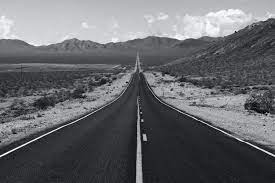
#> input picture Image.jpeg, 275 x 183 px
$ python main.py
#> lines starting #> are read from the running program, lines starting #| are printed output that depends on the picture
from math import *
import matplotlib.pyplot as plt
import numpy as np
from PIL import Image


# f((x+h,y)−f(x−h,y))/2h

def xAbl(imgarr):
    return_val = []
    for y in range(len(imgarr)):
        row = [imgarr[y][1] / 2]
        for x in range(1, len(imgarr[y]) - 1):
            row.append((imgarr[y][x + 1] - imgarr[y][x - 1]) / 2)

        row.append(-(imgarr[y][len(imgarr[y]) - 2] / 2))
        return_val.append(row)
#> this loop made 183 passes
#> after the loop, return_val = 183 items

    return np.asarray(return_val)
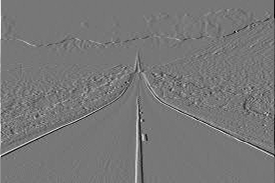
#> returned value: shape (183, 275) float64; min -107.5, max 122, mean 0; drawn with min black and max white


def yAbl(imgarr):
    return_val = [[]]

    for y in range(1, len(imgarr) - 1):
        row = []
        for x in range(0, len(imgarr[0])):
            row.append((imgarr[y - 1][x] - imgarr[y + 1][x]) / 2)
        return_val.append(row)
#> after the loop, return_val = 182 items

    row = []

    for x in range(0, len(imgarr[0])):
        return_val[0].insert(0, imgarr[1][x] / 2)
        row.append(imgarr[len(imgarr) - 2][x] / 2)
#> after the loop, row = 275 values, max 92 at index 138, min 12 at index 134, mean 20.13
    return_val.append(row)

    return np.asarray(return_val)
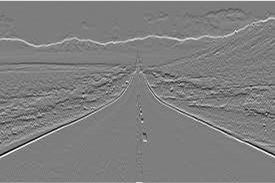
#> returned value: shape (183, 275) float64; min -116.5, max 118.5, mean 1.4; drawn with min black and max white


def xyAbl(imgarr):
    return_val = []

    xabl = xAbl(imgarr)
#> the loop in xAbl (call 2), `for y in range(len(imgarr)):` made 183 passes
    yabl = yAbl(imgarr)

    for y in range(len(imgarr)):
        return_val.append([])
        for x in range(1, len(imgarr[y]) - 1):
            return_val[y].append(sqrt((xabl[y][x] ** 2) + (yabl[y][x] ** 2)))
#> after the loop, return_val = 183 items

    return return_val


image = Image.open("Image.jpeg").convert("L")
img = np.asarray(image, dtype=np.int16)

fig = plt.figure()
ax_1 = fig.add_subplot(2, 2, 1)
ax_2 = fig.add_subplot(2, 2, 2)
ax_3 = fig.add_subplot(2, 2, 3)
ax_4 = fig.add_subplot(2, 2, 4)

ax_1.imshow(img, cmap='gray')

xabl = xAbl(img)
yabl = yAbl(img)
both = xyAbl(img)
#> both = 183 items

ax_2.imshow(xabl, cmap='gray')
ax_3.imshow(yabl, cmap='gray')
ax_4.imshow(both, cmap='gray')

plt.show()
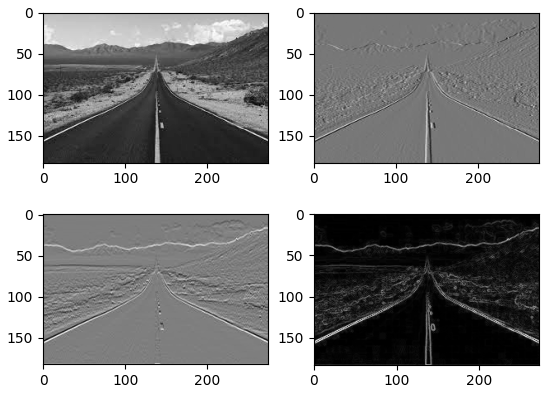
#> figure drawn by matplotlib, 4 panels
